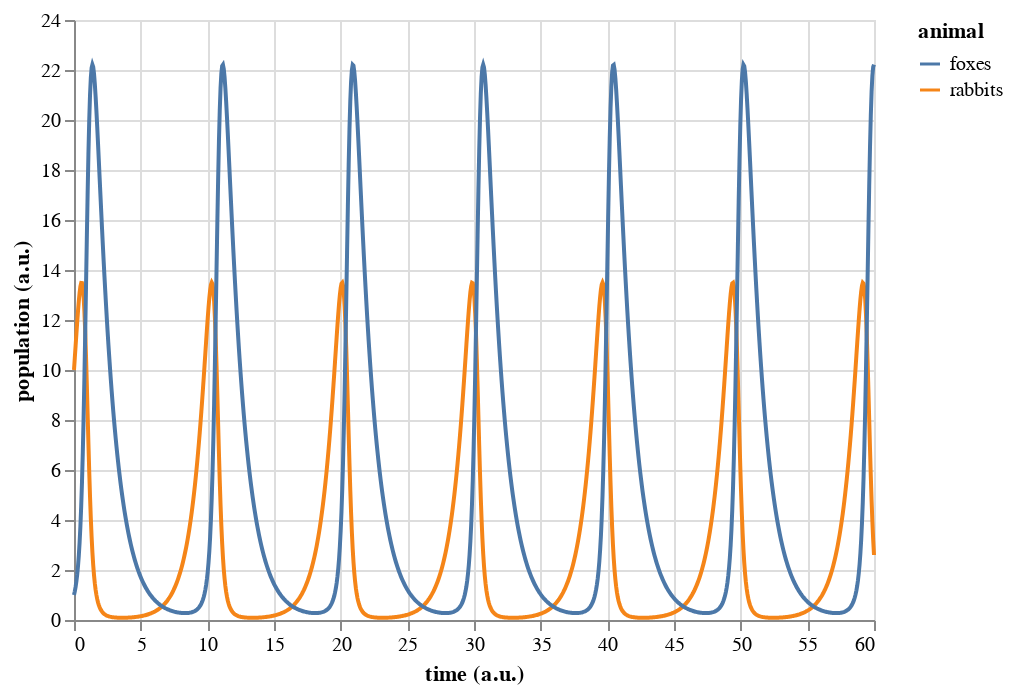

Notebook code cell kept with this figure:
### Markdown cell above
Now we can parse the results and make plots.

### Code cell
# Data frame for plotting (thinned for smaller file size)
df = pd.DataFrame({'time': t,
                   'rabbits': y[:,0],
                   'foxes': y[:,1]})
df = pd.melt(df, id_vars='time', var_name='animal', value_name='population')

# Make the plot
alt.Chart(df
    ).mark_line(
    ).encode(
        x=alt.X('time:Q', title='time (a.u.)'),
        y=alt.Y('population:Q', title='population (a.u.)'),
        color='animal:N',
        order='time:Q'
    )

### Figure 1 — Vega-Lite specification as saved in the notebook (floating-point values rounded to 4 significant figures; data arrays with more than 128 entries replaced by an {"elided": "..."} marker saying what was removed)
{"$schema": "https://vega.github.io/schema/vega-lite/v2.4.3.json", "config": {"view": {"height": 300, "width": 400}}, "data": {"values": {"elided": "2000 records"}}, "encoding": {"color": {"field": "animal", "type": "nominal"}, "order": {"field": "time", "type": "quantitative"}, "x": {"field": "time", "title": "time (a.u.)", "type": "quantitative"}, "y": {"field": "population", "title": "population (a.u.)", "type": "quantitative"}}, "mark": "line"}
